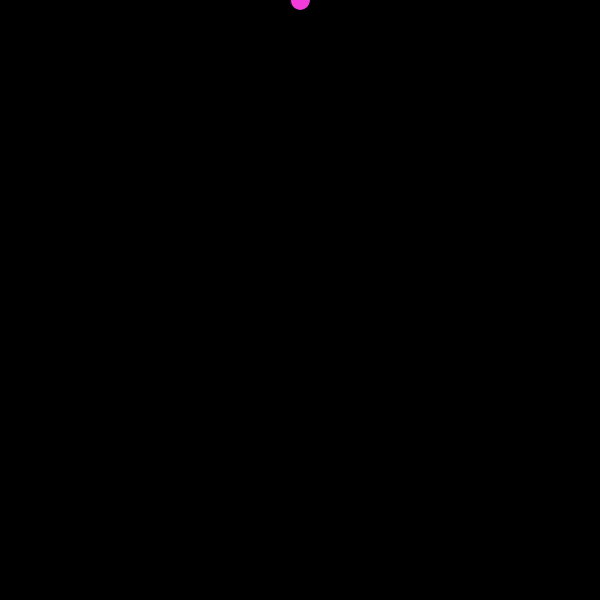
Frame 1 (no input)
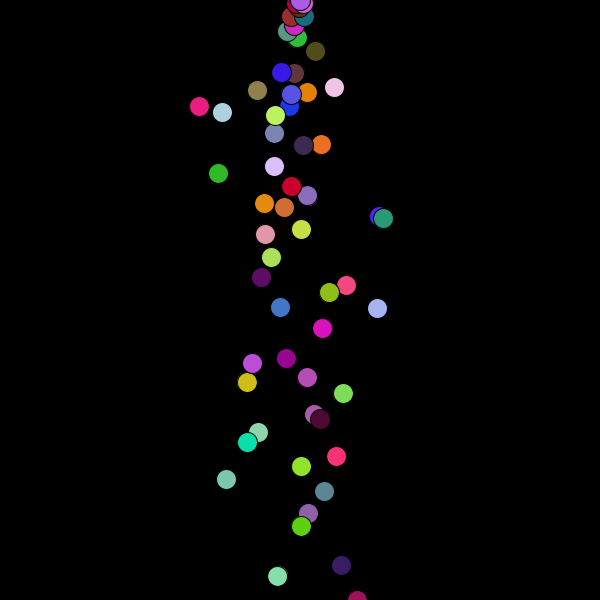
Frame 60 (the mouse pressed at the canvas centre just before this capture)
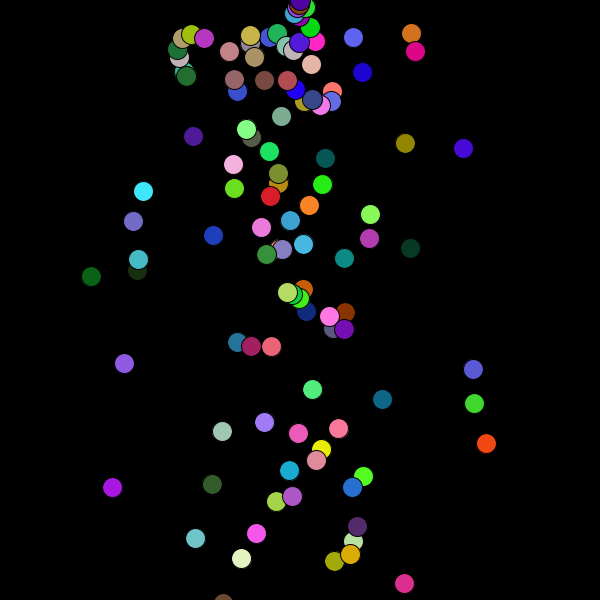
Frame 120 (the mouse held since frame 60 and released just before this capture)

The Processing sketch that drew these frames (run headless with seeded random() and noise(); from frame 60 on, the mouse is pressed at the canvas centre):

// Processing sketch: processing_175944
// ── processing_175944.pde

ArrayList ballCollection;

void setup () {
  size(600,600);
  smooth();
  ballCollection = new ArrayList();
  //for(int i=0; i<100; i++) {
  //Ball myBall=new Ball(random(0,width),random(0,200));
  //ballCollection.add(myBall); 
  //}
}
void draw () {
  background(0);
  
  Ball myBall=new Ball(300,0);
  ballCollection.add(myBall);
  
  for(int i=0; i<ballCollection.size(); i++) {
  Ball mb=(Ball) ballCollection.get(i);
  mb.run();
  }
}

class Ball {
  float x=0;
  float y=0;
  float speedX=random(-2,2);
  float speedY=random(-2,2);
  
  Ball (float _x, float _y) {    
  x=_x;
  y=_y;
  }
  
  void run () {
    display();
    move();
    bounce();
    gravity();
  }
  
  void gravity () {
    speedY+=1;
  }
  
  void bounce () {
    if(x>width) {
    speedX=speedX *-1;
    }
    if(x<0) {
    speedX=speedX *-1;
    }
    if(y>height) {
    speedY=speedY *-1;
    } 
    if(y<0) {
    speedY=speedY *-1;
    }
  }
  
  void move () {
    x+=speedX;
    y+=speedY;
  }
  
  void display () {
    fill(random(0,255), random(0,255), random(0,255));
    ellipse(x,y,20,20);
  }
}
